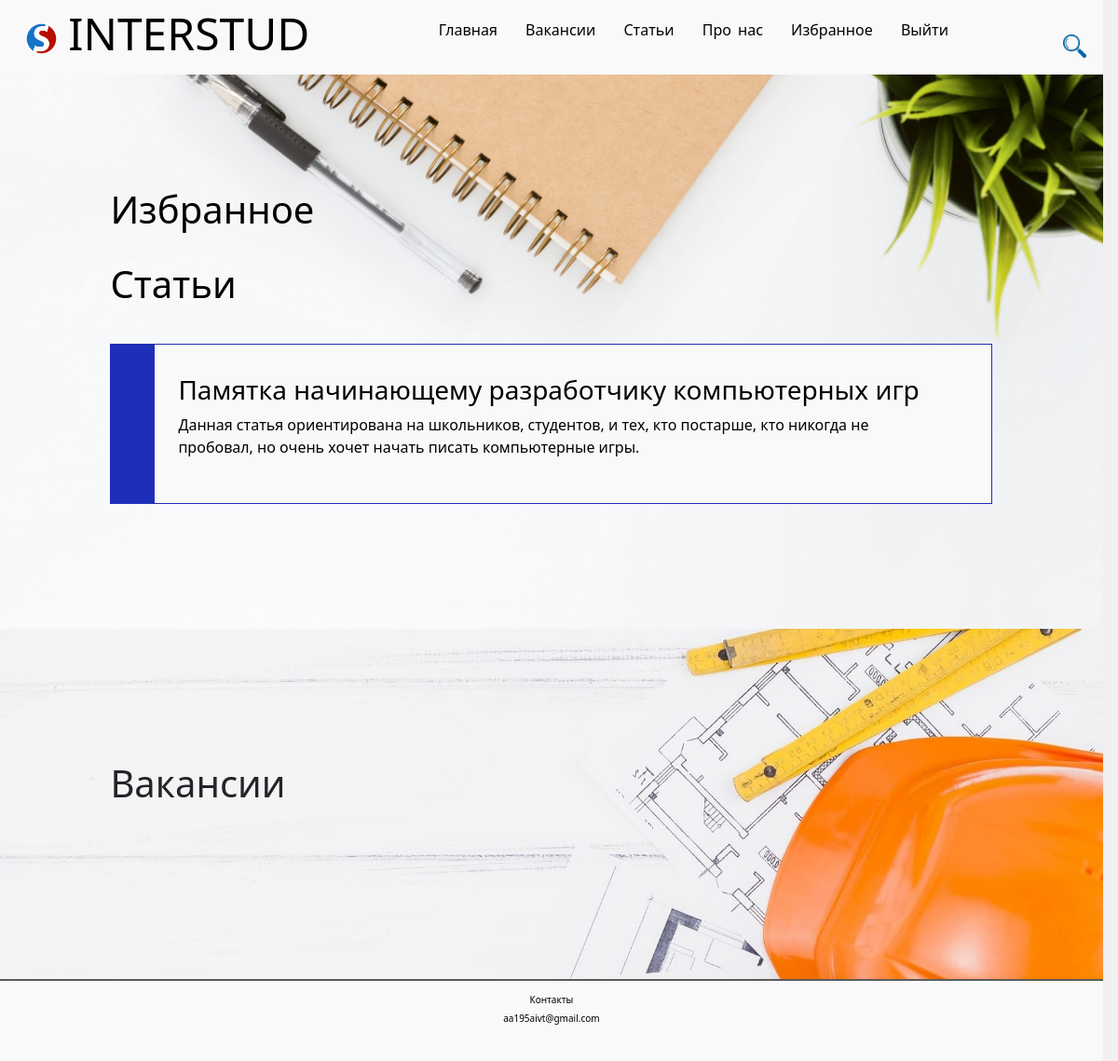
Before: /account/liked (signed in) with the older database file.
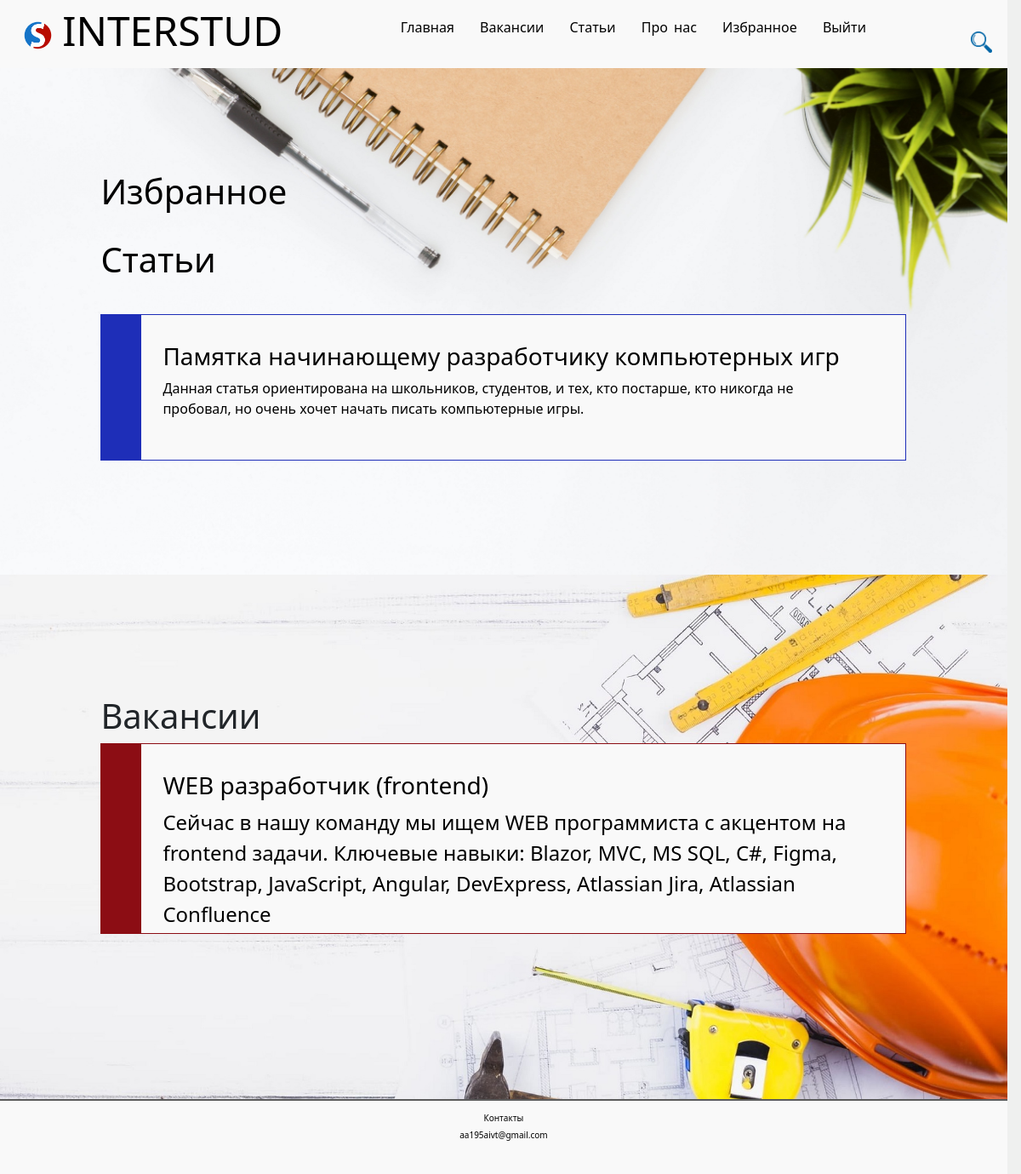
After: the same page with the newer database file.
### account/models.py (models this page shows)
class Liked_post(models.Model):
    id_user = models.ForeignKey(User, related_name='id_user', on_delete=models.CASCADE)
    id_article = models.ForeignKey(Article, related_name='article', on_delete=models.CASCADE)

class Liked_job(models.Model):
    id_user = models.ForeignKey(User, related_name='id_user_job', on_delete=models.CASCADE)
    id_job = models.ForeignKey(Job, related_name='job', on_delete=models.CASCADE)

### news/models.py (models this page shows, shortened)
class Article(models.Model):
    title = models.CharField('Название', max_length=50, default='')
    anons = models.CharField('Анонс', max_length=250)
    full_text = models.TextField('Статья')
    date = models.DateTimeField('Дата публикации')

### job/models.py (models this page shows, shortened)
class Job(models.Model):
    title = models.CharField('Название', max_length=50, default='')
    specialty = models.CharField('Специализация', max_length=50, default='')
    salary = models.IntegerField('Зарплата', default=0)
    full_part_time = models.BooleanField('Занятость', default=False)
    work_graph = models.CharField('График работы', max_length=20, default='')
    company = models.CharField('Название компании', max_length=50, default='')
    post_date = models.DateTimeField(default=now)
    score = models.BigIntegerField(default=0)
    number_of_ratings = models.BigIntegerField(default=0)
    anons = models.CharField('Анонс', max_length=250)
    full_text = models.TextField('Статья')
    image = models.ImageField(blank=True, upload_to='job_images/', help_text='150x150px', verbose_name='Ссылка картинки')

### account/views.py (the view)
# urls.py: path('liked', views.liked, name='liked')
@login_required
def liked(request):
    like_a = Liked_post.objects.filter(id_user=request.user)
    like_j = Liked_job.objects.filter(id_user=request.user)
    form4=Find(request.GET)
    return render(request, 'account/home.html', {'article': like_a, 'job': like_j,"form4":form4})

### main/forms.py
class Find(forms.Form):
    find=forms.CharField(label="", required=False)

### account/templates/account/home.html (shortened to what this page needs)
{% extends 'main/layout.html' %}
{% block content %}
<div class='bl_art_list' >
    <h1 style="margin-bottom: 4vh;">Избранное</h1>
    <h1>Статьи</h1>
    {% for el in article %}
        <div class="bl11">
            <a href="{% url 'news_detail' el.id_article.id %}">
            <h3>{{ el.id_article.title }}</h3>
            <p>{{ el.id_article.anons }}</p>
            </a>
        </div>
    {% endfor %}
</div>
<div class='bl_vac_list' >
    <h1>Вакансии</h1>
    {% for el in job %}
        <div class="bl12">
            <a href="{% url 'job_detail' el.id_job.id %}">
            <h3>{{ el.id_job.title }}</h3>
            <p>{{ el.id_job.anons }}</p>
            </a>
        </div>
    {% endfor %}
</div>
{% endblock %}

Changed rows visible on the page:
added Liked_job: id_job "WEB разработчик (frontend)", id_job.anons "Сейчас в нашу команду мы ищем WEB программиста c акцентом на frontend задачи. Ключевые навыки: Blazor, MVC, MS SQL, C#, Figma, Bootstrap, JavaScript, Angular, DevExpress, Atlassian Jira, Atlassian Confluence"
